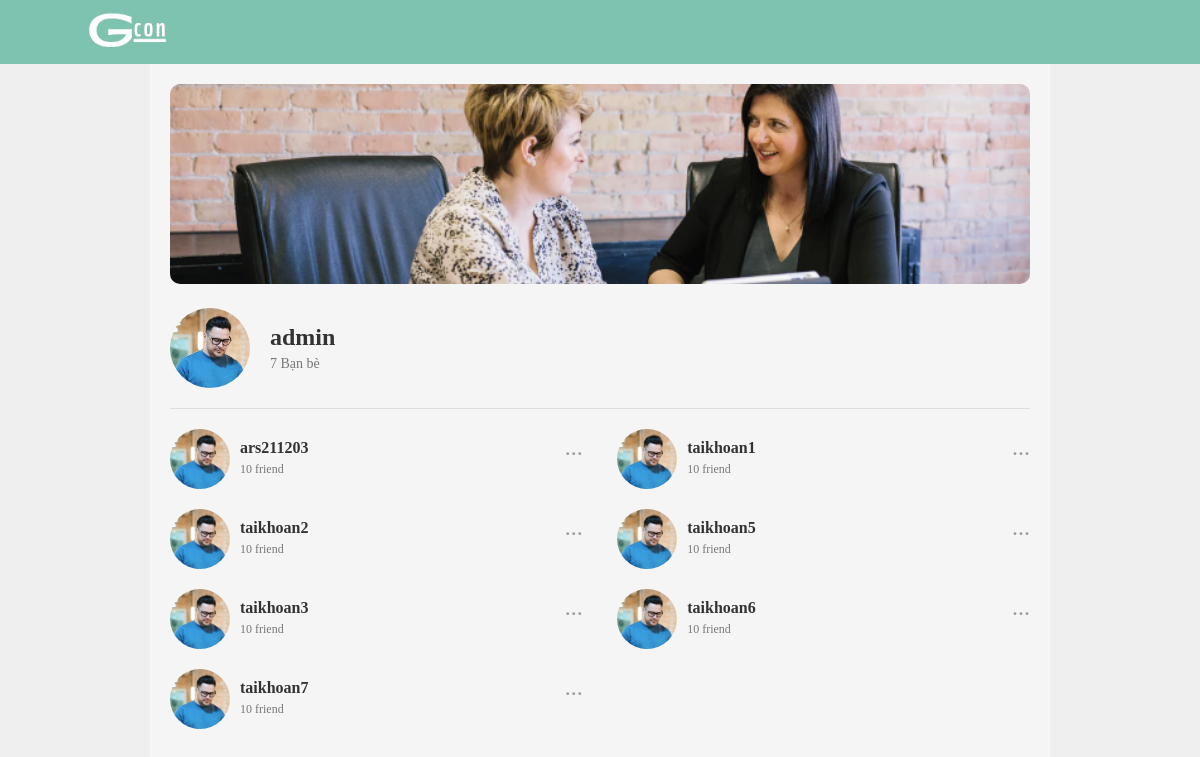
Page /list_friend (signed in) on the committed database.
### esmart/models.py (models this page shows, shortened)
class FriendList(models.Model):
    user = models.ForeignKey(User, on_delete=models.CASCADE)
    friends = models.ManyToManyField(User, related_name="friends")
    name = models.CharField(max_length=255)
    def get_all_friends(self):
        return self.friends.all()

### esmart/views.py (the view)
# urls.py: path("list_friend", views.list_friend, name="list_friend"),
@login_required(login_url="login")
def list_friend(request):
    user = request.user
    friends = FriendList.get_all_friends(user)
    context = {"user": user, "friends": friends}
    return render(request, "auth/friend/list_friend.html", context)

### esmart/templates/auth/friend/list_friend.html (shortened to what this page needs)
{% include "auth/base.html" %}
{% load static %}
<div class="container">
    <img class="bg" src="{% static "images/advertisement.png" %}">
    <div class="profile">
        <img src="{% static "images/profile.png" %}">
        <div>
            <h3>{{user.username}}</h3>
            <p>{{friends.count}} Bạn bè</p>
        </div>
    </div>
    <hr>
    <div class="friend-list">
        {% for data in friends %}
        <div class="friend">
            <img src="{% static "images/profile.png" %}">
            <div class="info">
                <h4>{{data.user.username}}</h4>
                <p>10 friend</p>
            </div>
            <p id="action">...</p>
        </div>
        {% endfor %}
    </div>
</div>

### esmart/templates/auth/base.html (shortened to what this page needs)
{% load static %}
<!DOCTYPE html>
<html lang="en">
<head>
    <link rel="stylesheet" href="{% static "css/profile.css" %}">
    <link rel="stylesheet" href="{% static "css/style1.css" %}">
    <link rel="stylesheet" href="https://cdnjs.cloudflare.com/ajax/libs/font-awesome/6.4.2/css/all.min.css" />
</head>
<body>
    <nav style="background: rgb(126,195,176);">
        <div class="nav-left">
            <a href="{% url "index" %}">
                <img src="{% static "images/base/GCONv2.png" %}" style="width: 100%; height: 50px; object-fit: contain;" class="logo" alt="logo">
            </a>
        </div>
    </nav>
</body>
</html>

### esmart/static/css/style1.css (style rules this page uses)
* { margin: 0; padding: 0; font-family: 'poppins', 'sans-serif'; box-sizing: border-box; }
:root { --ef: #efefef; --6f2: #1876f2; --62: #626262; --9a: #9a9a9a; --ff: #fff; }
body { background: var(--ef); transition: background 0.3s; }
nav { display: flex; align-items: center; justify-content: space-between; background: var(--6f2); padding: 5px 5%; position: sticky; top: 0; z-index: 100; }
.logo { width: 160px; margin-right: 45px; }
.nav-left, .nav-right { display: flex; align-items: center; }

### esmart/templates/auth/friend/list_friend.html (style rules this page uses)
.container { background: #f5f5f5; margin: 0px auto; max-width: 900px; padding: 20px; height: 100vh; box-sizing: border-box; }
.bg { height: 200px; object-fit: cover; width: 100%; border-radius: 10px; }
.profile { display: flex; align-items: center; margin-top: 20px; }
.profile img { margin-right: 10px; width: 80px; height: 80px; border-radius: 50%; }
.profile div { margin-left: 10px; }
.profile h3 { margin: 0; font-size: 24px; color: #333; }
.profile p { margin: 5px 0 0; font-size: 14px; color: #777; }
hr { margin: 20px 0; border: none; border-top: 1px solid #ddd; }
.friend-list { display: flex; flex-wrap: wrap; justify-content: space-between; }
.friend { display: flex; width: 48%; margin-bottom: 20px; }
.friend img { margin-right: 10px; width: 60px; height: 60px; border-radius: 50%; }
.friend .info { margin-top: 10px; }
.friend h4 { margin: 0; font-size: 16px; color: #333; }
.friend p { margin: 5px 0 0; font-size: 12px; color: #777; }
#action { margin-left: auto; font-size: 24px; color: #999; cursor: pointer; }

### rows in the picture
FriendList: user.username "ars211203"
FriendList: user.username "taikhoan1"
FriendList: user.username "taikhoan2"
FriendList: user.username "taikhoan5"
FriendList: user.username "taikhoan3"
FriendList: user.username "taikhoan6"
FriendList: user.username "taikhoan7"

### other values in the picture
{{ user.username }} "admin"
{{ friends.count }} "7"
